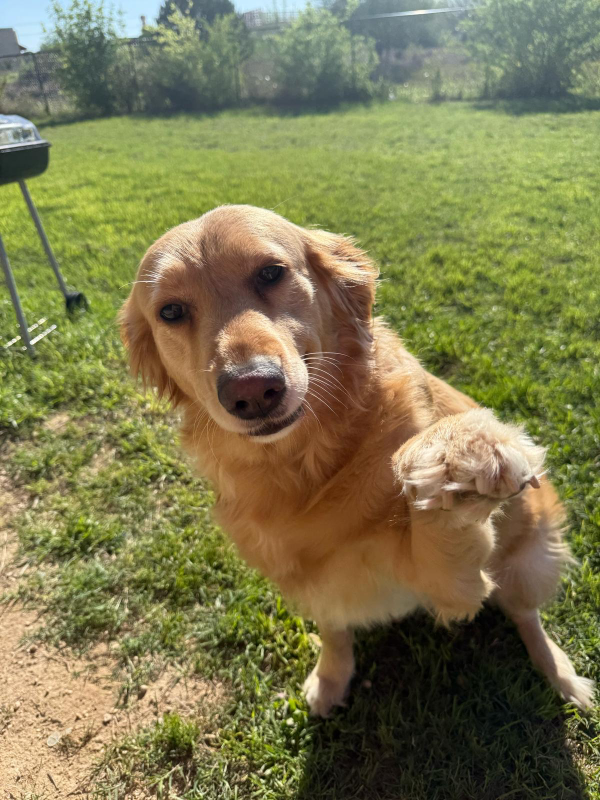
#> input picture kami.png, 1200 x 1600 px (shown at 1/2 size)
$ python basic_filter.py
#> lines starting #> are read from the running program, lines starting #| are printed output that depends on the picture
from PIL import Image, ImageFilter, ImageOps, ImageDraw
import matplotlib.pyplot as plt

def save_filtered_image(img, filter_name, filename):
    plt.imshow(img)
    plt.axis('off')
    plt.savefig(filename, bbox_inches='tight', pad_inches=0)
    print(f"✅ Processed image saved as '{filename}'.")

def apply_multiple_filters(image_path):
#> called with image_path = 'kami.png'
    try:
        img = Image.open(image_path)
#> img is the input picture: PIL image 1200x1600 RGB; mean R, G, B 125.7, 122.2, 80.1
        img_resized = img.resize((128, 128))

        # Gaussian Blur
        img_blur = img_resized.filter(ImageFilter.GaussianBlur(radius=2))
        save_filtered_image(img_blur, "Blur", "filtered_blur.png")

        # Edge Detection
        img_edges = img_resized.filter(ImageFilter.FIND_EDGES)
        save_filtered_image(img_edges, "Edges", "filtered_edges.png")

        # Sharpen
        img_sharp = img_resized.filter(ImageFilter.SHARPEN)
        save_filtered_image(img_sharp, "Sharpen", "filtered_sharpen.png")

        # Emboss
        img_emboss = img_resized.filter(ImageFilter.EMBOSS)
        save_filtered_image(img_emboss, "Emboss", "filtered_emboss.png")

        # Batman Beyond infrared scanner mode
        bb_vision = apply_batman_beyond_vision(img_resized)
        save_filtered_image(bb_vision, "Batman Beyond Vision", "filtered_bbvision.png")

    except Exception as e:
        print(f"❌ Error processing image: {e}")

def apply_batman_beyond_vision(img):
    gray = ImageOps.grayscale(img)

    red_overlay = Image.new("RGB", gray.size, (255, 0, 0))
    gray_rgb = Image.merge("RGB", (gray, gray, gray))
    infrared = Image.blend(gray_rgb, red_overlay, alpha=0.6)

    draw = ImageDraw.Draw(infrared)
    for y in range(0, infrared.height, 4):
        draw.line((0, y, infrared.width, y), fill=(255, 0, 0), width=1)

    return infrared


def apply_cyberpunk_filter_with_glitch(img):
    from PIL import ImageChops, ImageEnhance, ImageDraw, ImageFont

    img = img.convert("RGB").resize((128, 128))

    r, g, b = img.split()
    r_shifted = ImageChops.offset(r, 2, 0)
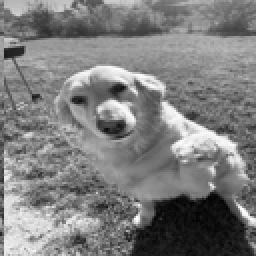
#> r_shifted: PIL image 128x128 L (shown 2 times larger); min 2, max 254, mean 125.7
    g_shifted = ImageChops.offset(g, -2, 0)
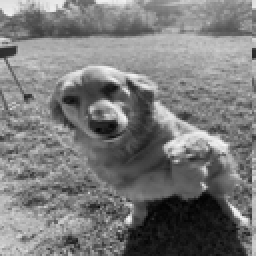
#> g_shifted: PIL image 128x128 L (shown 2 times larger); min 2, max 246, mean 122.2
    b_shifted = ImageChops.offset(b, 0, 2)
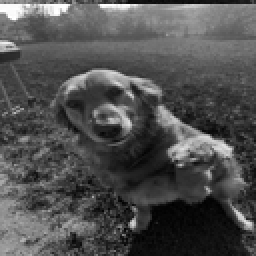
#> b_shifted: PIL image 128x128 L (shown 2 times larger); min 0, max 255, mean 80.1
    img_glitch = Image.merge("RGB", (r_shifted, g_shifted, b_shifted))

    r, g, b = img_glitch.split()
    r = r.point(lambda i: i * 1.3)
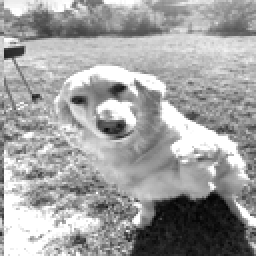
#> r: PIL image 128x128 L (shown 2 times larger); min 3, max 255, mean 160.6
    b = b.point(lambda i: i * 1.5)
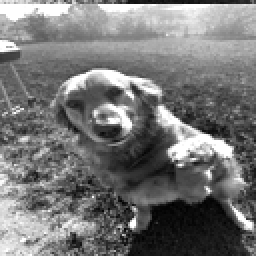
#> b: PIL image 128x128 L (shown 2 times larger); min 0, max 255, mean 118.2
    g = g.point(lambda i: i * 0.7)
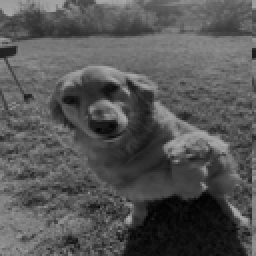
#> g: PIL image 128x128 L (shown 2 times larger); min 1, max 172, mean 85.5
    img_glitch = Image.merge("RGB", (r, g, b))
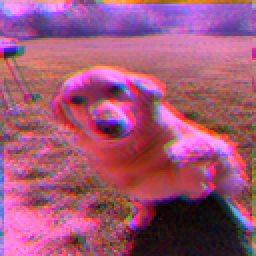
#> img_glitch: PIL image 128x128 RGB (shown 2 times larger); mean R, G, B 160.6, 85.5, 118.2

    draw = ImageDraw.Draw(img_glitch)
    for y in range(0, img_glitch.height, 3):
        draw.line((0, y, img_glitch.width, y), fill=(0, 0, 0, 100))

    img_glitch = ImageEnhance.Contrast(img_glitch).enhance(1.6)
    img_glitch = ImageEnhance.Color(img_glitch).enhance(2.5)

    try:
        font = ImageFont.truetype("arial.ttf", 10)
    except:
        font = ImageFont.load_default()
    draw.text((4, 4), "CYBERPUNK GLITCH", font=font, fill=(255, 0, 255))

    return img_glitch


if __name__ == "__main__":
    image_path = "kami.png"
    apply_multiple_filters(image_path)

    try:
        img = Image.open(image_path)
        cyberpunk_glitch_img = apply_cyberpunk_filter_with_glitch(img)
        save_filtered_image(cyberpunk_glitch_img, "Cyberpunk Glitch", "filtered_cyberpunk_glitch.png")
        print("🟣 Cyberpunk Glitch filter applied ➜ 'filtered_cyberpunk_glitch.png'")
    except Exception as e:
        print(f"❌ Error applying Cyberpunk Glitch filter: {e}")

$ run again, with image-1.png copied over kami.png
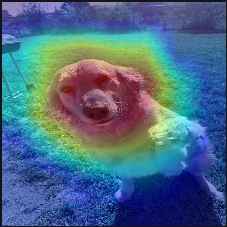
#> input picture image-1.png, 227 x 227 px
#> in apply_multiple_filters, img is the input picture: PIL image 227x227 RGBA; mean R, G, B, A 74.7, 105.5, 132, 255
#> img: PIL image 128x128 RGB
#> in apply_cyberpunk_filter_with_glitch, `g = g.point(lambda i: i * 0.7)`:
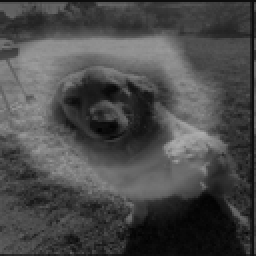
#> g: PIL image 128x128 L (shown 2 times larger); min 2, max 173, mean 73.8
#> in apply_cyberpunk_filter_with_glitch, `img_glitch = Image.merge("RGB", (r, g, b))`:
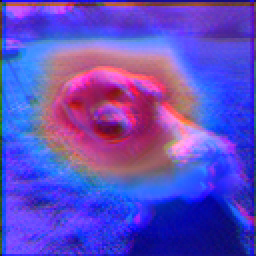
#> img_glitch: PIL image 128x128 RGB (shown 2 times larger); mean R, G, B 96.9, 73.8, 192.5
